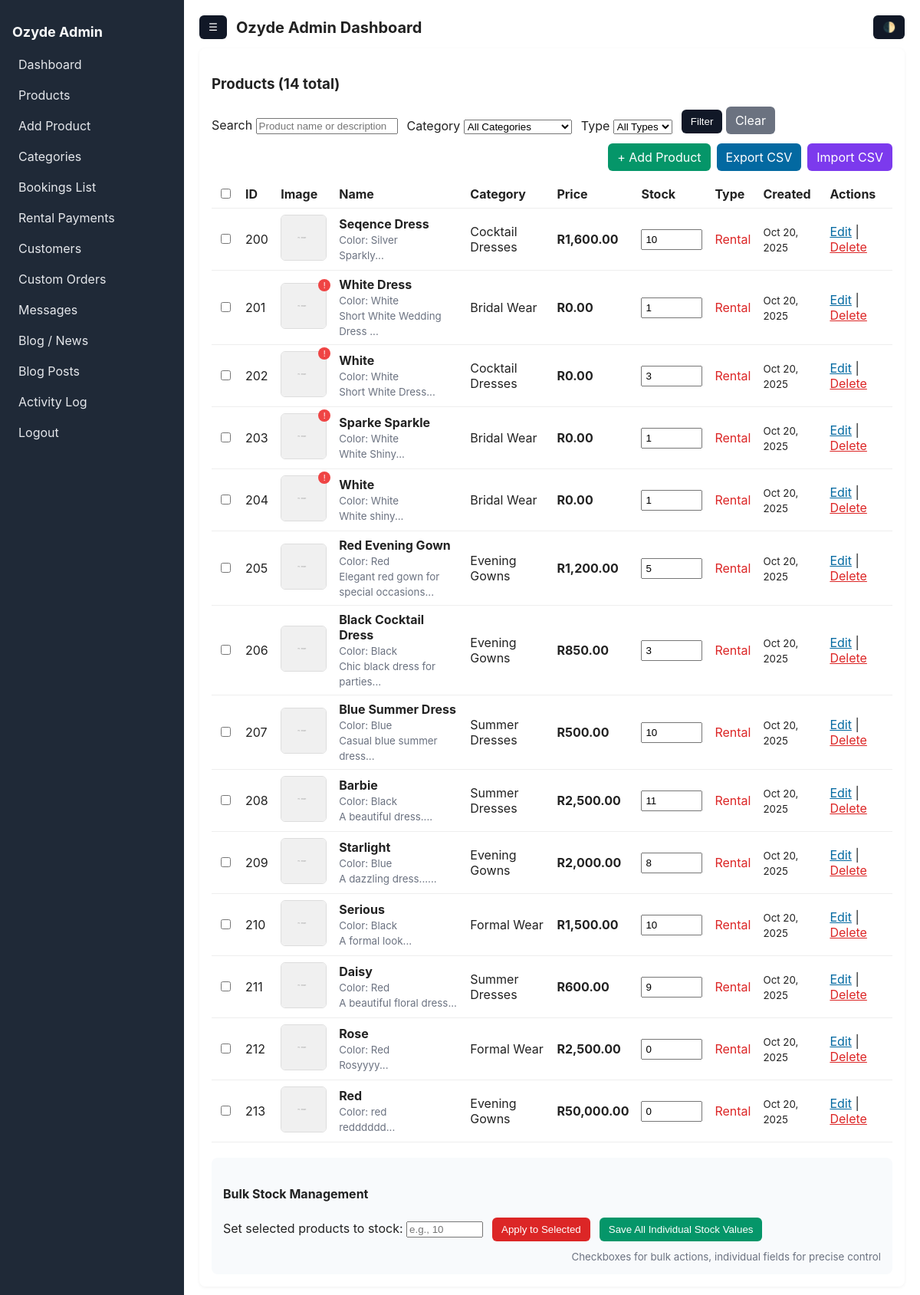
Page /admin/products_list.php (signed in) on the committed database.
### tables this page shows
CREATE TABLE `products` (
  `product_id` int(11) NOT NULL,
  `category_id` int(11) DEFAULT NULL,
  `name` varchar(150) NOT NULL,
  `brand` varchar(100) DEFAULT NULL,
  `description` text DEFAULT NULL,
  `size` varchar(20) DEFAULT NULL,
  `color` varchar(50) DEFAULT NULL,
  `price` decimal(10,2) NOT NULL,
  `rental_price` decimal(10,2) DEFAULT NULL,
  `rental_duration` int(11) DEFAULT 3,
  `security_deposit` decimal(10,2) DEFAULT NULL,
  `image` varchar(255) DEFAULT NULL,
  `video_url` varchar(255) DEFAULT NULL,
  `stock` int(11) DEFAULT 0,
  `is_rental` tinyint(1) DEFAULT 0,
  `is_active` tinyint(1) DEFAULT 1,
  `created_at` timestamp NOT NULL DEFAULT current_timestamp(),
  `updated_at` timestamp NOT NULL DEFAULT current_timestamp() ON UPDATE current_timestamp(),
  `sku` varchar(120) DEFAULT NULL
);

CREATE TABLE `categories` (
  `category_id` int(11) NOT NULL,
  `category_name` varchar(100) NOT NULL
);

### admin/config.php (called while the page is built, shortened)
<?php
function csrf() {
    return $_SESSION['csrf_token'];
}
?>

### admin/products_list.php (the view, shortened to what this page needs)
<?php
require_once __DIR__ . '/admin_auth.php';
require_once __DIR__ . '/header.php';
$is_rental = isset($_GET['is_rental']) ? (int)$_GET['is_rental'] : -1;
$search = isset($_GET['search']) ? trim($mysqli->real_escape_string($_GET['search'])) : '';
$where = "1=1";
$sql = "SELECT p.product_id, p.name, p.price, p.stock, p.is_rental, p.image,
               p.description, p.color, p.created_at,
               c.category_name
        FROM products p
        LEFT JOIN categories c ON p.category_id = c.category_id
        WHERE $where
        ORDER BY p.created_at DESC
        LIMIT 500";
$stmt = $mysqli->prepare($sql);
$stmt->execute();
$res = $stmt->get_result();
$count_sql = "SELECT COUNT(*) as total FROM products p WHERE $where";
$count_stmt = $mysqli->prepare($count_sql);
$count_stmt->execute();
$count_result = $count_stmt->get_result()->fetch_assoc();
$total_products = $count_result['total'];
?>
<div class="card">
  <h3>Products (<?php echo $total_products; ?> total)</h3>
  <form method="get" style="display:flex;gap:12px;align-items:end;margin-bottom:12px;flex-wrap:wrap;">
    <div>
      <label>Search</label>
      <input type="text" name="search" value="<?php echo htmlspecialchars($search); ?>" placeholder="Product name or description">
    </div>
    <div>
      <label>Category</label>
      <select name="category">
        <option value="0">All Categories</option>
      </select>
    </div>
    <div>
      <label>Type</label>
      <select name="is_rental">
        <option value="-1" <?php echo $is_rental==-1?'selected':''; ?>>All Types</option>
      </select>
    </div>
    <div>
      <button class="btn" type="submit">Filter</button>
      <a class="btn" href="products_list.php" style="background:#6b7280;">Clear</a>
    </div>
    <div style="margin-left:auto; display:flex; gap:8px;">
      <a class="btn" href="product_edit.php" style="background:#059669;">+ Add Product</a>
      <a class="btn" href="products_export_csv.php" style="background:#0369a1;">Export CSV</a>
      <a class="btn" href="products_import_csv.php" style="background:#7c3aed;">Import CSV</a>
    </div>
  </form>
  <form method="post" action="bulk_stock_update.php" id="bulkStockForm">
    <?php if ($res->num_rows > 0): ?>
      <table class="table">
        <thead>
          <tr>
            <th><input type="checkbox" id="selectAll"></th>
            <th>ID</th>
            <th>Image</th>
            <th>Name</th>
            <th>Category</th>
            <th>Price</th>
            <th>Stock</th>
            <th>Type</th>
            <th>Created</th>
            <th>Actions</th>
          </tr>
        </thead>
        <tbody>
          <?php while ($p = $res->fetch_assoc()):
            $img_query = "SELECT filename FROM product_images WHERE product_id = ? AND is_primary = 1 LIMIT 1";
            $img_stmt = $mysqli->prepare($img_query);
            $img_stmt->bind_param('i', $p['product_id']);
            $img_stmt->execute();
            $img_result = $img_stmt->get_result();
            $primary_image = $img_result->fetch_assoc();
            $image_to_use = $primary_image['filename'] ?? $p['image'];
            if (!empty($image_to_use) && strpos($image_to_use, 'gallery/') === 0) {
                $image_to_use = str_replace('gallery/', '', $image_to_use);
            }
            $imgSrc = !empty($image_to_use) ? '../gallery/' . $image_to_use : '../images/placeholder.png';
            $productType = $p['is_rental'] ? '<span style="color:#dc2626;">Rental</span>' : '<span style="color:#059669;">Sale</span>';
          ?>
            <tr>
              <td><input type="checkbox" name="product_ids[]" value="<?php echo htmlspecialchars($p['product_id']); ?>" class="product-checkbox"></td>
              <td><?php echo htmlspecialchars($p['product_id']); ?></td>
              <td>
                <div style="position:relative; display:inline-block;">
                  <img src="<?php echo htmlspecialchars($imgSrc); ?>"
                       style="width:60px;height:60px;object-fit:cover;border-radius:6px;border:1px solid #ddd;"
                       onerror="this.src='../images/placeholder.png'"
                       alt="<?php echo htmlspecialchars($p['name']); ?>"
                       title="<?php echo htmlspecialchars($p['name']); ?>">
                  <?php if (empty($image_to_use)): ?>
                    <div style="position:absolute;top:-5px;right:-5px;background:#ef4444;color:white;border-radius:50%;width:16px;height:16px;font-size:10px;display:flex;align-items:center;justify-content:center;" title="No image uploaded">!</div>
                  <?php endif; ?>
                </div>
              </td>
              <td>
                <strong><?php echo htmlspecialchars($p['name']); ?></strong>
                <?php if (!empty($p['color'])): ?>
                  <br><small style="color:#6b7280;">Color: <?php echo htmlspecialchars($p['color']); ?></small>
                <?php endif; ?>
                <?php if (!empty($p['description'])): ?>
                  <br><small style="color:#6b7280;"><?php echo htmlspecialchars(substr($p['description'], 0, 50)); ?>...</small>
                <?php endif; ?>
              </td>
              <td><?php echo htmlspecialchars($p['category_name'] ?? 'Uncategorized'); ?></td>
              <td><strong>R<?php echo number_format($p['price'], 2); ?></strong></td>
              <td>
                <input type="number"
                       name="stock[<?php echo htmlspecialchars($p['product_id']); ?>]"
                       value="<?php echo htmlspecialchars($p['stock']); ?>"
                       style="width:80px;padding:4px;"
                       min="0">
              </td>
              <td><?php echo $productType; ?></td>
              <td><small><?php echo date('M j, Y', strtotime($p['created_at'])); ?></small></td>
              <td>
                <a href="product_edit.php?id=<?php echo htmlspecialchars($p['product_id']); ?>" style="color:#0369a1;">Edit</a> |
                <a href="?delete=<?php echo htmlspecialchars($p['product_id']); ?>&_csrf=<?php echo csrf(); ?>"
                   onclick="return confirm('Are you sure you want to delete <?php echo addslashes($p['name']); ?>?')"
                   style="color:#dc2626;">Delete</a>
              </td>
            </tr>
          <?php endwhile; ?>
        </tbody>
      </table>
      <div style="margin-top:20px;padding:15px;background:#f8fafc;border-radius:8px;">
        <h4>Bulk Stock Management</h4>
        <div style="display:flex;gap:12px;align-items:center;flex-wrap:wrap;">
          <div>
            <label>Set selected products to stock:</label>
            <input type="number" name="set_stock" placeholder="e.g., 10" min="0" style="width:100px;">
          </div>
          <button class="btn" type="submit" name="action" value="set" style="background:#dc2626;">
            Apply to Selected
          </button>
          <button class="btn" type="submit" name="action" value="update_individual" style="background:#059669;">
            Save All Individual Stock Values
          </button>
          <small style="color:#6b7280;margin-left:auto;">
            Checkboxes for bulk actions, individual fields for precise control
          </small>
        </div>
      </div>
    <?php endif; ?>
  </form>
</div>
<?php require_once __DIR__ . '/footer.php'; ?>

### admin/assets/admin.css (style rules this page uses)
* { box-sizing: border-box; }
body { font-family: Inter, Segoe UI, Helvetica, Arial, sans-serif; margin: 0; color: #222; background: #f6f6f8; }
.card { background: #fff; padding: 16px; border-radius: 8px; box-shadow: 0 1px 4px rgba(0,0,0,.06); margin-bottom: 16px; }
.table { width: 100%; border-collapse: collapse; }
.table th, .table td { padding: 8px; border-bottom: 1px solid #eee; text-align: left; }
.btn { display: inline-block; padding: 8px 12px; border-radius: 6px; text-decoration: none; background: #111827; color: #fff; cursor: pointer; border: none; }

### rows in the picture
products: product_id "200", name "Seqence Dress", color "Silver", description "Sparkly", category.category_name "Cocktail Dresses", price "1,600.00", stock "10", is_rental "Rental", created_at "Oct 20, 2025"
products: product_id "201", name "White Dress", color "White", description "Short White Wedding Dress", category.category_name "Bridal Wear", price "0.00", stock "1", is_rental "Rental", created_at "Oct 20, 2025"
products: product_id "202", name "White", color "White", description "Short White Dress", category.category_name "Cocktail Dresses", price "0.00", stock "3", is_rental "Rental", created_at "Oct 20, 2025"
products: product_id "203", name "Sparke Sparkle", color "White", description "White Shiny", category.category_name "Bridal Wear", price "0.00", stock "1", is_rental "Rental", created_at "Oct 20, 2025"
products: product_id "204", name "White", color "White", description "White shiny", category.category_name "Bridal Wear", price "0.00", stock "1", is_rental "Rental", created_at "Oct 20, 2025"
products: product_id "205", name "Red Evening Gown", color "Red", description "Elegant red gown for special occasions", category.category_name "Evening Gowns", price "1,200.00", stock "5", is_rental "Rental", created_at "Oct 20, 2025"
products: product_id "206", name "Black Cocktail Dress", color "Black", description "Chic black dress for parties", category.category_name "Evening Gowns", price "850.00", stock "3", is_rental "Rental", created_at "Oct 20, 2025"
products: product_id "207", name "Blue Summer Dress", color "Blue", description "Casual blue summer dress", category.category_name "Summer Dresses", price "500.00", stock "10", is_rental "Rental", created_at "Oct 20, 2025"
products: product_id "208", name "Barbie", color "Black", description "A beautiful dress.", category.category_name "Summer Dresses", price "2,500.00", stock "11", is_rental "Rental", created_at "Oct 20, 2025"
products: product_id "209", name "Starlight", color "Blue", description "A dazzling dress...", category.category_name "Evening Gowns", price "2,000.00", stock "8", is_rental "Rental", created_at "Oct 20, 2025"
products: product_id "210", name "Serious", color "Black", description "A formal look", category.category_name "Formal Wear", price "1,500.00", stock "10", is_rental "Rental", created_at "Oct 20, 2025"
products: product_id "211", name "Daisy", color "Red", description "A beautiful floral dress", category.category_name "Summer Dresses", price "600.00", stock "9", is_rental "Rental", created_at "Oct 20, 2025"
products: product_id "212", name "Rose", color "Red", description "Rosyyyy", category.category_name "Formal Wear", price "2,500.00", stock "0", is_rental "Rental", created_at "Oct 20, 2025"
products: product_id "213", name "Red", color "red", description "redddddd", category.category_name "Evening Gowns", price "50,000.00", stock "0", is_rental "Rental", created_at "Oct 20, 2025"

### other values in the picture
$total_products "14"
